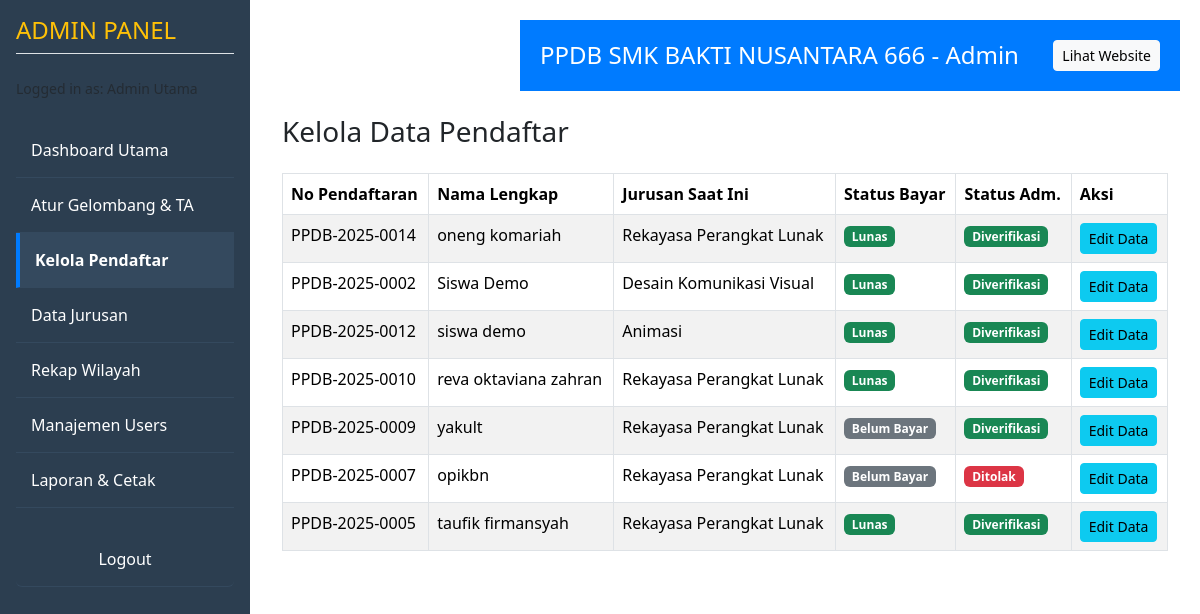
Screenshot of /admin/kelola_pendaftar.php (signed in) with the database file from the repository.
### tables this page shows
CREATE TABLE `pendaftar` (
  `id` bigint(20) NOT NULL,
  `user_id` int(11) DEFAULT NULL,
  `tanggal_daftar` datetime DEFAULT NULL,
  `no_pendaftaran` varchar(20) DEFAULT NULL,
  `gelombang_id` int(11) DEFAULT NULL,
  `jurusan_id` int(11) DEFAULT NULL,
  `status_administrasi` enum('Pending','Diverifikasi','Ditolak') DEFAULT 'Pending',
  `admin_verifikator_id` int(11) DEFAULT NULL,
  `tgl_verifikasi_adm` datetime DEFAULT NULL,
  `catatan_adm` text DEFAULT NULL,
  `status_pembayaran` enum('Belum Bayar','Pending Verifikasi','Lunas','Ditolak') DEFAULT 'Belum Bayar'
);

CREATE TABLE `pendaftar_data_siswa` (
  `pendaftar_id` bigint(20) NOT NULL,
  `nama_lengkap` varchar(120) DEFAULT NULL,
  `nis` varchar(20) DEFAULT NULL,
  `no_handphone` varchar(20) DEFAULT NULL,
  `email` varchar(120) DEFAULT NULL,
  `wilayah_asal_id` int(11) DEFAULT NULL
);

CREATE TABLE `jurusan` (
  `id` int(11) NOT NULL,
  `kode` varchar(10) DEFAULT NULL,
  `nama` varchar(100) DEFAULT NULL,
  `kuota` int(11) DEFAULT NULL
);

### admin/kelola_pendaftar.php (the view, shortened to what this page needs)
<?php
include('../includes/admin_header.php');
$pendaftar_data = [];
$sql = "SELECT
            p.id,
            p.no_pendaftaran,
            p.status_administrasi,
            p.status_pembayaran,
            pds.nama_lengkap,
            pas.nama_sekolah,
            j.nama as nama_jurusan
        FROM pendaftar p
        JOIN pendaftar_data_siswa pds ON p.id = pds.pendaftar_id
        JOIN pendaftar_asal_sekolah pas ON p.id = pas.pendaftar_id
        JOIN jurusan j ON p.jurusan_id = j.id
        ORDER BY p.tanggal_daftar DESC";
$result = $conn->query($sql);
if ($result->num_rows > 0) {
    while($row = $result->fetch_assoc()) {
        $pendaftar_data[] = $row;
    }
}
?>
<h3 class="mb-4">Kelola Data Pendaftar</h3>
<div class="table-responsive">
    <table class="table table-striped table-bordered table-hover">
        <thead class="bg-dark text-white">
            <tr>
                <th>No Pendaftaran</th>
                <th>Nama Lengkap</th>
                <th>Jurusan Saat Ini</th>
                <th>Status Bayar</th>
                <th>Status Adm.</th>
                <th>Aksi</th>
            </tr>
        </thead>
        <tbody>
            <?php if (empty($pendaftar_data)): ?>
                <tr><td colspan="6" class="text-center">Belum ada data pendaftar.</td></tr>
            <?php else: ?>
                <?php foreach ($pendaftar_data as $pendaftar) : ?>
                    <tr>
                        <td><?php echo htmlspecialchars($pendaftar['no_pendaftaran']); ?></td>
                        <td><?php echo htmlspecialchars($pendaftar['nama_lengkap']); ?></td>
                        <td><?php echo htmlspecialchars($pendaftar['nama_jurusan']); ?></td>
                        <td>
                            <?php
                            $badge_bayar = 'bg-secondary';
                            if ($pendaftar['status_pembayaran'] == 'Lunas') $badge_bayar = 'bg-success';
                            ?>
                            <span class="badge <?php echo $badge_bayar; ?>"><?php echo htmlspecialchars($pendaftar['status_pembayaran']); ?></span>
                        </td>
                        <td>
                             <?php
                            $badge_adm = 'bg-secondary';
                            if ($pendaftar['status_administrasi'] == 'Diverifikasi') $badge_adm = 'bg-success';
                            if ($pendaftar['status_administrasi'] == 'Ditolak') $badge_adm = 'bg-danger';
                            ?>
                            <span class="badge <?php echo $badge_adm; ?>"><?php echo htmlspecialchars($pendaftar['status_administrasi']); ?></span>
                        </td>
                        <td>
                            <a href="edit_pendaftar.php?id=<?php echo $pendaftar['id']; ?>" class="btn btn-sm btn-info">
                                Edit Data
                            </a>
                        </td>
                    </tr>
                <?php endforeach; ?>
            <?php endif; ?>
        </tbody>
    </table>
</div>
<?php
include('../includes/admin_footer.php');
?>

### includes/admin_header.php (shortened to what this page needs)
<?php
$base_url = "http://localhost/ppdb/";
$display_username = $_SESSION['admin_username'] ?? 'Admin';
$current_page = basename($_SERVER['PHP_SELF']);
?>
<!DOCTYPE html>
<html lang="id">
<head>
    <link href="https://cdn.jsdelivr.net/npm/bootstrap@5.3.3/dist/css/bootstrap.min.css" rel="stylesheet">
    <link rel="stylesheet" href="https://cdn.jsdelivr.net/npm/bootstrap-icons@1.11.3/font/bootstrap-icons.min.css">
</head>
<body>
<div class="d-flex">
    <div class="sidebar text-white p-3">
        <h4 class="text-warning mb-4 border-bottom pb-2">ADMIN PANEL</h4>
        <p class="small text-muted mb-4">Logged in as: <?php echo htmlspecialchars($display_username); ?></p>
        <ul class="nav flex-column">
            <li class="nav-item">
                <a class="nav-link <?php echo ($current_page == 'admin.php') ? 'active-menu' : ''; ?>" href="admin.php">Dashboard Utama</a>
            </li>
            <li class="nav-item">
                <a class="nav-link <?php echo (in_array($current_page, ['gelombang.php', 'gelombang_tambah.php', 'gelombang_edit.php'])) ? 'active-menu' : ''; ?>" href="gelombang.php">Atur Gelombang & TA</a>
            </li>
            <li class="nav-item">
                <a class="nav-link <?php echo (in_array($current_page, ['kelola_pendaftar.php', 'edit_pendaftar.php'])) ? 'active-menu' : ''; ?>" href="kelola_pendaftar.php">Kelola Pendaftar</a>
            </li>
            <li class="nav-item">
                <a class="nav-link <?php echo (in_array($current_page, ['master_data.php', 'jurusan_tambah.php', 'jurusan_edit.php'])) ? 'active-menu' : ''; ?>" href="master_data.php">Data Jurusan</a>
            </li>
            <li class="nav-item">
                <a class="nav-link <?php echo ($current_page == 'wilayah.php') ? 'active-menu' : ''; ?>" href="wilayah.php">Rekap Wilayah</a>
            </li>
            <li class="nav-item">
                <a class="nav-link <?php echo (in_array($current_page, ['users.php', 'user_tambah.php', 'reset_password_admin.php'])) ? 'active-menu' : ''; ?>" href="users.php">Manajemen Users</a>
            </li>
            <li class="nav-item">
                <a class="nav-link <?php echo ($current_page == 'laporan.php') ? 'active-menu' : ''; ?>" href="laporan.php">Laporan & Cetak</a>
            </li>
            <li class="nav-item mt-4">
                <a class="nav-link btn btn-danger text-white" href="login.php?logout=true">Logout</a>
            </li>
        </ul>
    </div>
    <div class="main-content flex-grow-1">
        <div class="dashboard-header d-flex justify-content-between align-items-center">
            <h4 class="mb-0">PPDB SMK BAKTI NUSANTARA 666 - Admin</h4>
            <a href="<?php echo $base_url; ?>index.php" class="btn btn-sm btn-light">Lihat Website</a>
        </div>
        <div class="container-fluid mt-4">

### includes/admin_footer.php (shortened to what this page needs)
</div>
    </div>
</div>
</body>
</html>

### includes/admin_header.php (style rules this page uses)
.sidebar { width: 250px; height: 100vh; background-color: #2c3e50; position: fixed; }
.sidebar .nav-link { color: #ffffff; padding: 15px; border-bottom: 1px solid #34495e; }
.sidebar .nav-link.active-menu { background-color: #34495e; font-weight: bold; border-left: 4px solid #007bff; }
.dashboard-header { background-color: #007bff; color: white; padding: 20px; margin-left: 250px; }
.main-content { margin-left: 250px; padding: 20px; }

### rows the page displays
pendaftar: no_pendaftaran "PPDB-2025-0014", pendaftar_data_siswa.nama_lengkap "oneng komariah", jurusan.nama "Rekayasa Perangkat Lunak", status_pembayaran "Lunas", status_administrasi "Diverifikasi"
pendaftar: no_pendaftaran "PPDB-2025-0002", pendaftar_data_siswa.nama_lengkap "Siswa Demo", jurusan.nama "Desain Komunikasi Visual", status_pembayaran "Lunas", status_administrasi "Diverifikasi"
pendaftar: no_pendaftaran "PPDB-2025-0012", pendaftar_data_siswa.nama_lengkap "siswa demo", jurusan.nama "Animasi", status_pembayaran "Lunas", status_administrasi "Diverifikasi"
pendaftar: no_pendaftaran "PPDB-2025-0010", pendaftar_data_siswa.nama_lengkap "reva oktaviana zahran", jurusan.nama "Rekayasa Perangkat Lunak", status_pembayaran "Lunas", status_administrasi "Diverifikasi"
pendaftar: no_pendaftaran "PPDB-2025-0009", pendaftar_data_siswa.nama_lengkap "yakult", jurusan.nama "Rekayasa Perangkat Lunak", status_pembayaran "Belum Bayar", status_administrasi "Diverifikasi"
pendaftar: no_pendaftaran "PPDB-2025-0007", pendaftar_data_siswa.nama_lengkap "opikbn", jurusan.nama "Rekayasa Perangkat Lunak", status_pembayaran "Belum Bayar", status_administrasi "Ditolak"
pendaftar: no_pendaftaran "PPDB-2025-0005", pendaftar_data_siswa.nama_lengkap "taufik firmansyah", jurusan.nama "Rekayasa Perangkat Lunak", status_pembayaran "Lunas", status_administrasi "Diverifikasi"
